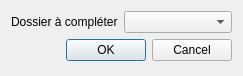
<?xml version="1.0" encoding="UTF-8"?>
<ui version="4.0">
 <class>ChooseDossierDialog</class>
 <widget class="QDialog" name="ChooseDossierDialog">
  <property name="geometry">
   <rect>
    <x>0</x>
    <y>0</y>
    <width>243</width>
    <height>76</height>
   </rect>
  </property>
  <property name="windowTitle">
   <string>Dialog</string>
  </property>
  <layout class="QFormLayout" name="formLayout">
   <item row="0" column="0">
    <widget class="QLabel" name="label">
     <property name="text">
      <string>Dossier à compléter</string>
     </property>
    </widget>
   </item>
   <item row="0" column="1">
    <widget class="QComboBox" name="dossierBox"/>
   </item>
   <item row="1" column="0" colspan="2">
    <widget class="QDialogButtonBox" name="buttonBox">
     <property name="orientation">
      <enum>Qt::Horizontal</enum>
     </property>
     <property name="standardButtons">
      <set>QDialogButtonBox::Cancel|QDialogButtonBox::Ok</set>
     </property>
    </widget>
   </item>
  </layout>
 </widget>
 <resources/>
 <connections>
  <connection>
   <sender>buttonBox</sender>
   <signal>accepted()</signal>
   <receiver>ChooseDossierDialog</receiver>
   <slot>callCompleter()</slot>
   <hints>
    <hint type="sourcelabel">
     <x>248</x>
     <y>254</y>
    </hint>
    <hint type="destinationlabel">
     <x>157</x>
     <y>274</y>
    </hint>
   </hints>
  </connection>
  <connection>
   <sender>buttonBox</sender>
   <signal>rejected()</signal>
   <receiver>ChooseDossierDialog</receiver>
   <slot>reject()</slot>
   <hints>
    <hint type="sourcelabel">
     <x>316</x>
     <y>260</y>
    </hint>
    <hint type="destinationlabel">
     <x>286</x>
     <y>274</y>
    </hint>
   </hints>
  </connection>
 </connections>
 <slots>
  <slot>callCompleter()</slot>
 </slots>
</ui>
